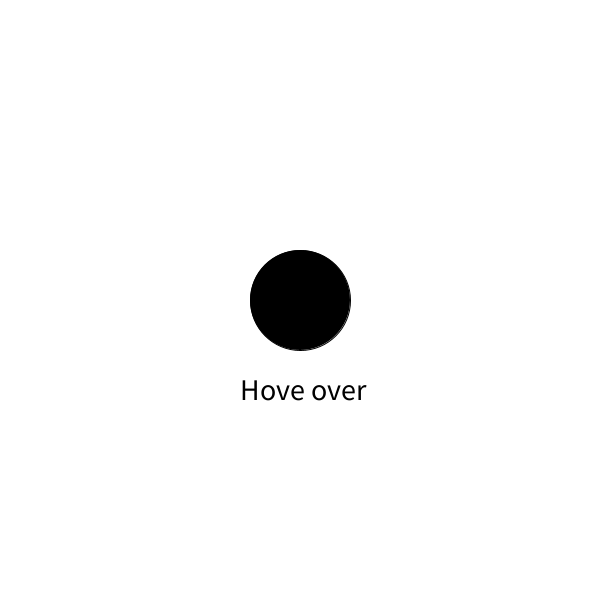
Frame 1 (no input)
Frame 60 (the mouse pressed at the canvas centre just before this capture): identical to frame 1, image omitted
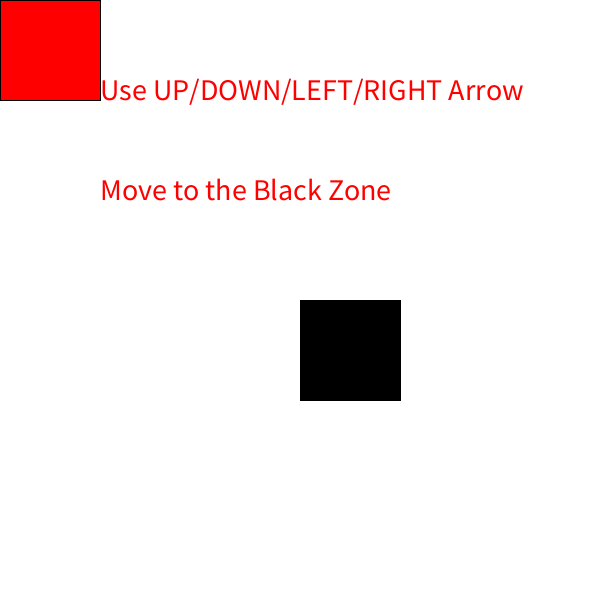
Frame 120 (the mouse held since frame 60 and released just before this capture)

The Processing sketch that drew these frames (run headless with seeded random() and noise(); from frame 60 on, the mouse is pressed at the canvas centre):

// Processing sketch: Code2_Week5_Sketch1
// ── Code2_Week5_Sketch1.pde
// bryan ma for code 2 sp 19

int scene = 0;
int x;
int y;
int radius;
int rectX;
int rectY;
boolean isClicked;
int timer;


void setup() {
  size(600, 600);
  x = width/2;
  y = height/2;
  radius = 100;
  isClicked = false;
  
  
}

void draw() {
  background(255);
  println(timer);

  switch (scene) {
    case 0:
      fill(0);
      textSize(30);
      text("Hove over", 240, 400);
      ellipse(x, y, radius, radius);
      changeColor();
      break;
    case 1:
      fill(0);
      rect(x, y, radius, radius);
      movingRect();
      break;
    case 2:
      triangle(0, 0, width, 0, width/2, height);
      passwordCode();
      break;
    case 3:
      fill(0);
      textSize(30);
      text("Congradulation!", 100, 100);
      
      break;
    default:
      break;
  }
}


void advance() {
  scene++;
}

void changeColor(){
    if(dist(mouseX, mouseY, x, y) < radius){
        fill(255, 0, 0);
        ellipse(width/2, height/2, radius, radius);
        advance();
      }

}

void movingRect(){
    fill(255,0,0);
    rect(rectX, rectY, radius, radius);
    textSize(30);
    text("Use UP/DOWN/LEFT/RIGHT Arrow",100, 100);
    text("Move to the Black Zone", 100, 200);
    if (key == CODED){
      if(keyCode == UP){
          rectY --;
      } if(keyCode == DOWN){
        rectY ++;
      } if(keyCode == RIGHT){
         rectX ++;
      } if(keyCode == LEFT){
         rectX --;
      }
     
     if (dist(rectX, rectY, x, y) < 10){
       advance();
     }
    }
}


void passwordCode(){
        textSize(30);
        text("HELLO", 100, 500);
    if(keyPressed){
      if(key == 'w' || key == 'W'){
        isClicked = true;
      }
      
      if(isClicked){
         timer = 0;
         timer = millis()/1000;
         //println("w");
         //println(timer);
         fill(0, 0, 255);
         textSize(30);
         text("World",500, 500);
         if (timer == 25){
            advance();
  }
      }
    }
}
